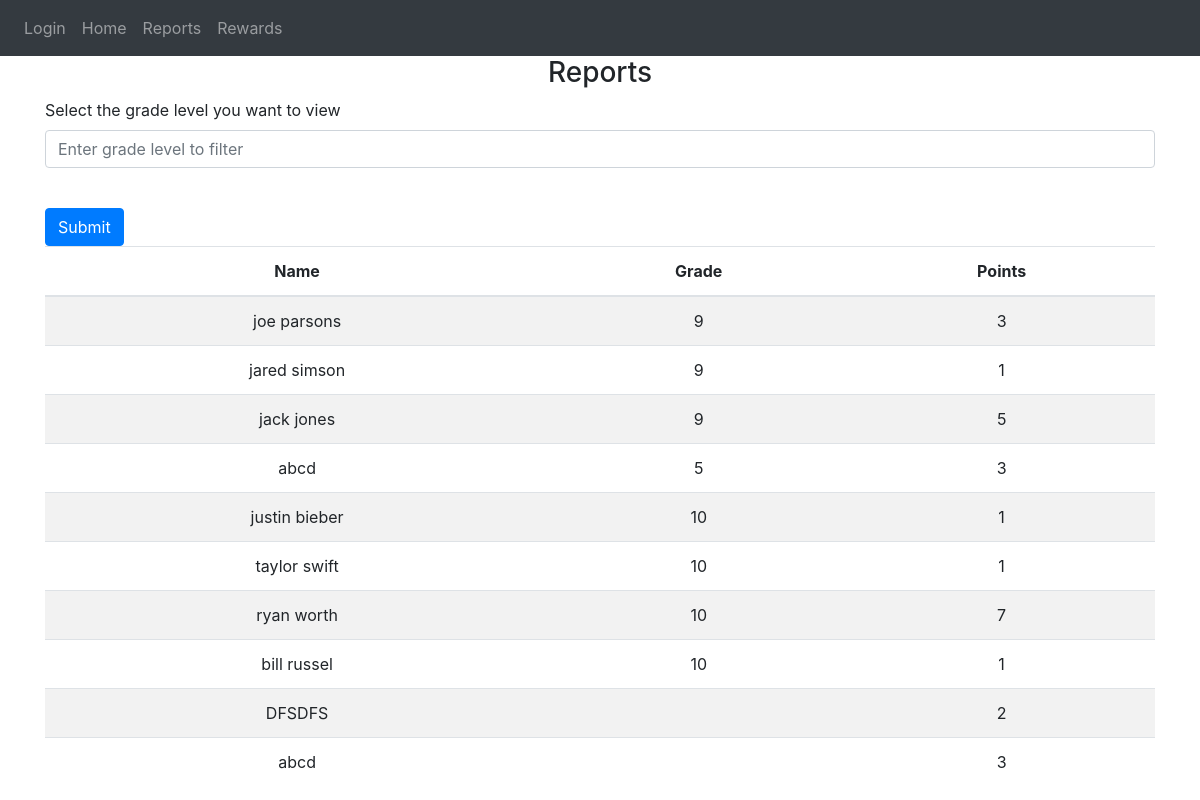
Page /reports on the committed database.
### website/models.py (models this page shows)
class User(db.Model, UserMixin):
    id = db.Column(db.Integer, primary_key=True )
    student_name = db.Column(db.String(150))
    event_name = db.Column(db.String(150))
    grade_level = db.Column(db.String(150))
    notes = db.relationship('Note')

### website/auth.py (the view)
@auth.route('/reports', methods=['GET','POST'])
def reports():
    if request.method == 'POST':
        grade_level = request.form.get('grade_level')
        print('Grade level selected for report is:' + grade_level)
    else:
        grade_level = None
    uniqueStudentList = User.query.with_entities(User.student_name, User.grade_level).distinct()
    studentPointsList=[]
    for eachUStd in uniqueStudentList:
        if grade_level is None or not grade_level or eachUStd.grade_level == grade_level:
            pointsPerStudent = User.query.filter_by(student_name=eachUStd.student_name).count()
            eachStudentPoint = []
            eachStudentPoint.append(eachUStd.student_name)
            eachStudentPoint.append(eachUStd.grade_level)
            eachStudentPoint.append(pointsPerStudent)
            studentPointsList.append(eachStudentPoint)
    studentPointsList.sort(key=lambda eachStudentPoint: eachStudentPoint[1], reverse=True)
    print(studentPointsList)
    return render_template("reports.html", studentView=studentPointsList)

### website/templates/reports.html
{% extends "base.html" %} {% block title %}Changed{% endblock %}
{% block content %}
<form method="post">
  <h3 align="center">Reports</h3>
  <div class="form-group">
  <label for="student_id">Select the grade level you want to view</label>
  <input type="text" class="form-control" name="grade_level" placeholder="Enter grade level to filter">
</div>
<br />
<button type="submit" class="btn btn-primary">Submit</button>
</form>
 <table id="data" class="table table-striped">
  <thead>
    <tr align="center">
      <th>Name</th>
      <th>Grade</th>
      <th>Points</th>
    </tr>
  </thead>
  <tbody>
    {% for student in studentView %}
      <tr align="center">
        <td>{{ student[0]}}</td>
        <td>{{ student[1]}}</td>
        <td>{{ student[2]}}</td>
      </tr>
    {% endfor %}
  </tbody>
</table>
{% endblock %}

### website/templates/base.html (shortened to what this page needs)
<!DOCTYPE html>
<html>
  <head>
    <link
      rel="stylesheet"
      href="https://stackpath.bootstrapcdn.com/bootstrap/4.4.1/css/bootstrap.min.css"
    />
    <link
      rel="stylesheet"
      href="https://stackpath.bootstrapcdn.com/font-awesome/4.7.0/css/font-awesome.min.css"
    />
  </head>
  <body>
    <nav class="navbar navbar-expand-lg navbar-dark bg-dark">
      <div class="collapse navbar-collapse" id="navbar">
        <div class="navbar-nav">
            <a class="nav-item nav-link" id="login" href="/login">Login</a>
            <a class="nav-item nav-link" id="home" href="/">Home</a>
            <a class="nav-item nav-link" id="reports" href="/reports">Reports</a>
            <a class="nav-item nav-link" id="rewards" href="/rewards">Rewards</a>
        </div>
      </div>
    </nav>
    <div class="container">
        {% block content %}
        {% endblock %}
    </div>
  </body>
</html>

### rows in the picture
User: student_name "joe parsons", grade_level "9", id "3"
User: student_name "jared simson", grade_level "9", student "1"
User: student_name "justin bieber", grade_level "10", student "1"
User: student_name "taylor swift", grade_level "10", student "1"
User: student_name "bill russel", grade_level "10", student "1"

### other values in the picture
{{ student[0] }} "jack jones" "abcd" "ryan worth" "DFSDFS" "abcd"
{{ student[1] }} "9" "5" "10"
{{ student[2] }} "5" "3" "7" "2" "3"
